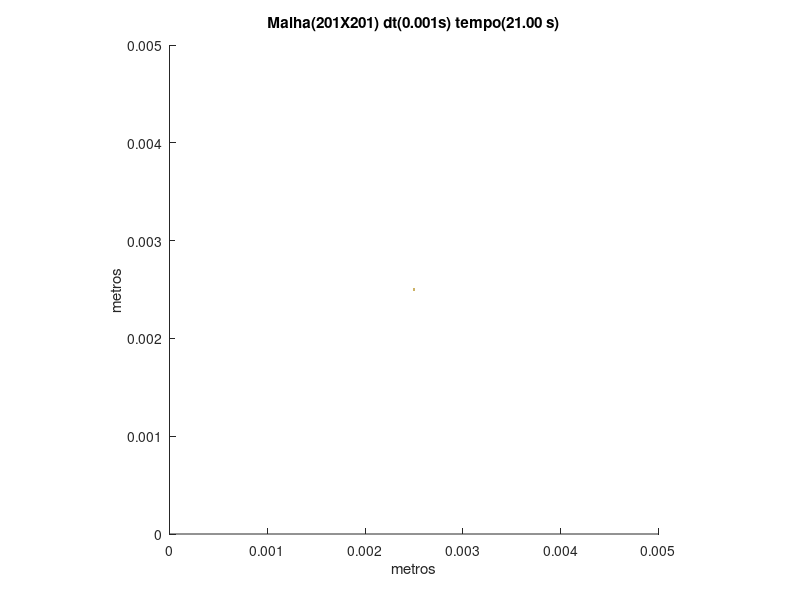

The MATLAB source for this figure:
set (gca,'PlotBoxAspectRatio',[1 1 1],'Xlim',[0,0.005],'Ylim',[0,0.005])
hold on
title('Malha(201X201) dt(0.001s) tempo(21.00 s)')
hold on
ylabel('metros')
hold on
xlabel('metros')
hold on

fill([0.00248756218905473 0.00248756218905473 0.00251243781094527 0.00251243781094527],[0.00248756218905473 0.00251243781094527 0.00251243781094527 0.00248756218905473],[0.8,0.7,0.4],'LineStyle','none')
